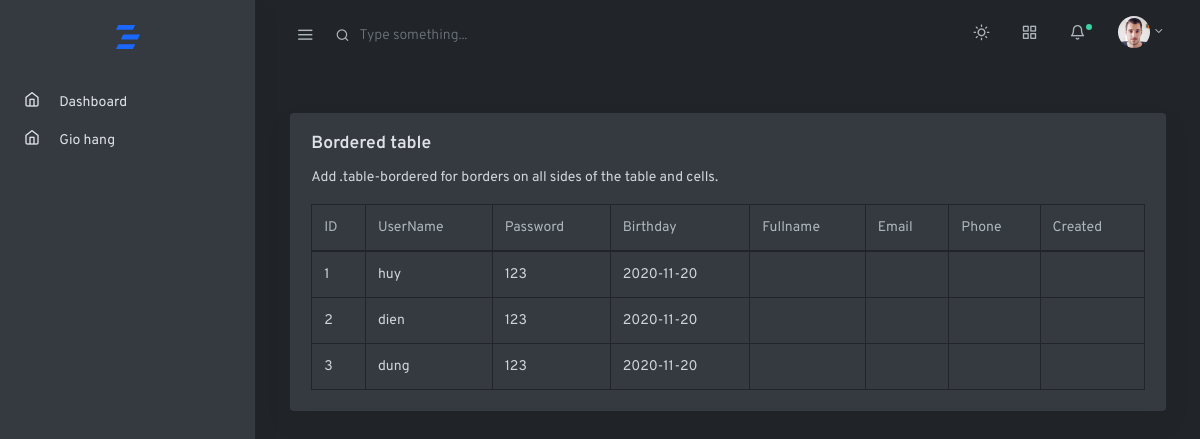
The app's page /user.php, older data.
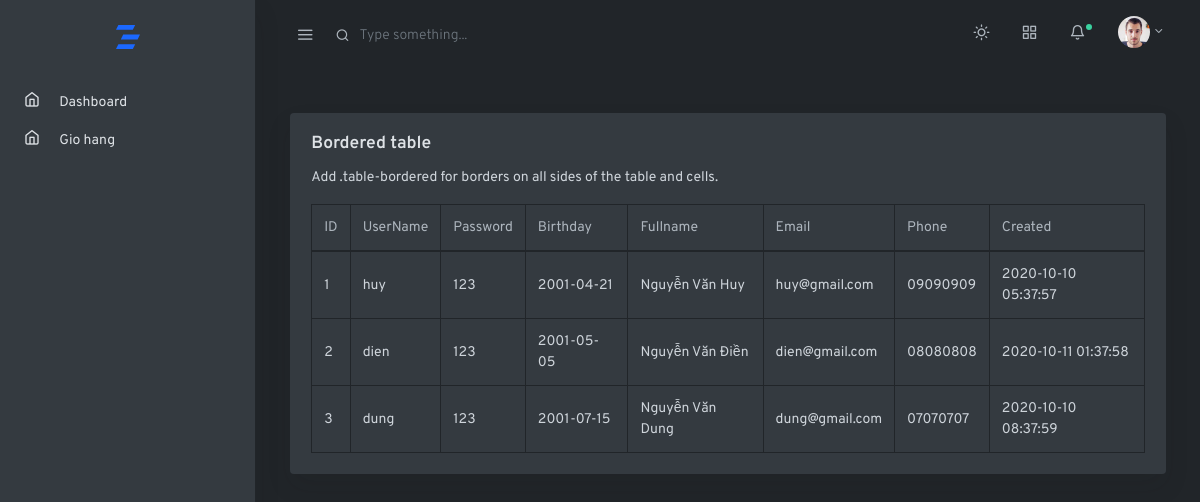
The same page, newer data.
### tables this page shows
CREATE TABLE IF NOT EXISTS `user` (
  `id` int(11) unsigned NOT NULL AUTO_INCREMENT,
  `username` tinytext NOT NULL,
  `password` tinytext NOT NULL,
  `email` tinytext,
  `phone` tinytext,
  `created` datetime DEFAULT NULL,
  `birthday` datetime DEFAULT NULL,
  `fullname` tinytext,
  `avartar` text,
  `rank` int(11) DEFAULT NULL,
  PRIMARY KEY (`id`)
);

### user.php (called while the page is built)
<?php
include_once('controllers/UserController.php');

### core/Connection.php (called while the page is built, shortened)
<?php
function getConnection(){
    $host= 'localhost';
    $dbname = 'PRO1014';
    $username = 'root';
    $password = '';
    $options = array(PDO::MYSQL_ATTR_INIT_COMMAND => 'SET NAMES utf8',
    PDO::ATTR_ERRMODE => PDO::ERRMODE_EXCEPTION);
    try {
        $conn = new PDO('mysql:host='.$host.';port=3307;dbname='.$dbname,$username,$password,$options);
        $conn->setAttribute(PDO::ATTR_ERRMODE, PDO::ERRMODE_EXCEPTION);
    }
    catch(PDOException $e){
        echo "Connection failed: " . $e->getMessage();
        die();
    }
    return $conn;
}
function query($sql){
    $connect = getConnection();
    $result = $connect->query($sql)->fetchAll();
    return $result;
}
?>

### models/UserModel.php (called while the page is built, shortened)
<?php
function getAllUser(){
    $sql = "select * from user";
    return query($sql);
}

### views/user/index.php (the view, shortened to what this page needs)
<!doctype html>
<html lang="en">
  <head>
    <link rel="stylesheet" href="assets/css/simplebar.css">
    <link rel="stylesheet" href="assets/css/feather.css">
    <link rel="stylesheet" href="assets/css/select2.css">
    <link rel="stylesheet" href="assets/css/dropzone.css">
    <link rel="stylesheet" href="assets/css/uppy.min.css">
    <link rel="stylesheet" href="assets/css/jquery.steps.css">
    <link rel="stylesheet" href="assets/css/jquery.timepicker.css">
    <link rel="stylesheet" href="assets/css/quill.snow.css">
    <link rel="stylesheet" href="assets/css/daterangepicker.css">
    <link rel="stylesheet" href="assets/css/app-light.css" id="lightTheme" disabled>
    <link rel="stylesheet" href="assets/css/app-dark.css" id="darkTheme">
  </head>
  <body class="vertical  dark  ">
    <div class="wrapper">
      <nav class="topnav navbar navbar-light">
        <button type="button" class="navbar-toggler text-muted mt-2 p-0 mr-3 collapseSidebar">
          <i class="fe fe-menu navbar-toggler-icon"></i>
        </button>
        <form class="form-inline mr-auto searchform text-muted">
          <input class="form-control mr-sm-2 bg-transparent border-0 pl-4 text-muted" type="search" placeholder="Type something..." aria-label="Search">
        </form>
        <ul class="nav">
          <li class="nav-item">
            <a class="nav-link text-muted my-2" href="#" id="modeSwitcher" data-mode="dark">
              <i class="fe fe-sun fe-16"></i>
            </a>
          </li>
          <li class="nav-item">
            <a class="nav-link text-muted my-2" href="./#" data-toggle="modal" data-target=".modal-shortcut">
              <span class="fe fe-grid fe-16"></span>
            </a>
          </li>
          <li class="nav-item nav-notif">
            <a class="nav-link text-muted my-2" href="./#" data-toggle="modal" data-target=".modal-notif">
              <span class="fe fe-bell fe-16"></span>
              <span class="dot dot-md bg-success"></span>
            </a>
          </li>
          <li class="nav-item dropdown">
            <a class="nav-link dropdown-toggle text-muted pr-0" href="#" id="navbarDropdownMenuLink" role="button" data-toggle="dropdown" aria-haspopup="true" aria-expanded="false">
              <span class="avatar avatar-sm mt-2">
                <img src="./assets/avatars/face-1.jpg" alt="..." class="avatar-img rounded-circle">
              </span>
            </a>
          </li>
        </ul>
      </nav>
      <aside class="sidebar-left border-right bg-white shadow" id="leftSidebar" data-simplebar>
        <nav class="vertnav navbar navbar-light">
          <div class="w-100 mb-4 d-flex">
            <a class="navbar-brand mx-auto mt-2 flex-fill text-center" href="./index.html">
            </a>
          </div>
          <ul class="navbar-nav flex-fill w-100 mb-2">
            <li class="nav-item dropdown">
              <a href="#dashboard" aria-expanded="false" class="nav-link">
                <i class="fe fe-home fe-16"></i>
                <span class="ml-3 item-text">Dashboard</span>
              </a>
            </li><li class="nav-item dropdown">
              <a href="#dashboard" aria-expanded="false" class="nav-link">
                <i class="fe fe-home fe-16"></i>
                <span class="ml-3 item-text">Gio hang</span>
              </a>
            </li>
          </ul>
        </nav>
      </aside>
      <main role="main" class="main-content">
                <div class="col-12 my-4">
                  <div class="card shadow">
                    <div class="card-body">
                      <h5 class="card-title">Bordered table</h5>
                      <p class="card-text">Add .table-bordered for borders on all sides of the table and cells.</p>
                      <table class="table table-bordered table-hover mb-0">
                        <thead>
                          <tr>
                            <th>ID</th>
                            <th>UserName</th>
                            <th>Password</th>
                            <th>Birthday</th>
                            <th>Fullname</th>
                            <th>Email</th>
                            <th>Phone</th>
                            <th>Created</th>
                          </tr>
                        </thead>
                        <tbody>
                            <?php
                              foreach($allUser as $user){
                                $birthday = new DateTime($user['birthday']);
                                echo '
                                <tr>
                                  <td>'.$user['id'].'</td>
                                  <td>'.$user['username'].'</td>
                                  <td>'.$user['password'].'</td>
                                  <td>'.$birthday->format('Y-m-d').'</td>
                                  <td>'.$user['fullname'].'</td>
                                  <td>'.$user['email'].'</td>
                                  <td>'.$user['phone'].'</td>
                                  <td>'.$user['created'].'</td>
                                </tr>
                                ';
                              }
                            ?>
                        </tbody>
                      </table>
                    </div>
                  </div>
                </div>
      </main>
    </div>
  </body>
</html>

### controllers/UserController.php (shortened to what this page needs)
<?php
    require_once('core/Connection.php');
    require_once('models/UserModel.php');
    $action = "home";
    switch ($action) {
        case 'home':
            $allUser = getAllUser();
            require_once('views/user/index.php');
            break;
    }

### assets/css/simplebar.css (style rules this page uses)
[data-simplebar] { position: relative; flex-direction: column; flex-wrap: wrap; justify-content: flex-start; align-content: flex-start; align-items: flex-start; }

### assets/css/feather.css (style rules this page uses)
.fe { font-family: "feather" !important; speak: none; font-style: normal; font-weight: normal; font-variant: normal; text-transform: none; line-height: 1; -webkit-font-smoothing: antialiased; -moz-osx-font-smoothing: grayscale; }
.fe-16 { font-size: 16px; }
.fe-bell:before { content: ""; }
.fe-grid:before { content: ""; }
.fe-home:before { content: ""; }
.fe-menu:before { content: ""; }
.fe-sun:before { content: ""; }

Row changes from the older to the newer data that the page shows:
changed user "huy": birthday "2020-11-20" → "2001-04-21"; fullname (not shown) → "Nguyễn Văn Huy"; email (not shown) → "huy@gmail.com"; phone (not shown) → "09090909"; created (not shown) → "2020-10-10 05:37:57"
changed user "dien": birthday "2020-11-20" → "2001-05-05"; fullname (not shown) → "Nguyễn Văn Điền"; email (not shown) → "dien@gmail.com"; phone (not shown) → "08080808"; created (not shown) → "2020-10-11 01:37:58"
changed user "dung": birthday "2020-11-20" → "2001-07-15"; fullname (not shown) → "Nguyễn Văn Dung"; email (not shown) → "dung@gmail.com"; phone (not shown) → "07070707"; created (not shown) → "2020-10-10 08:37:59"
